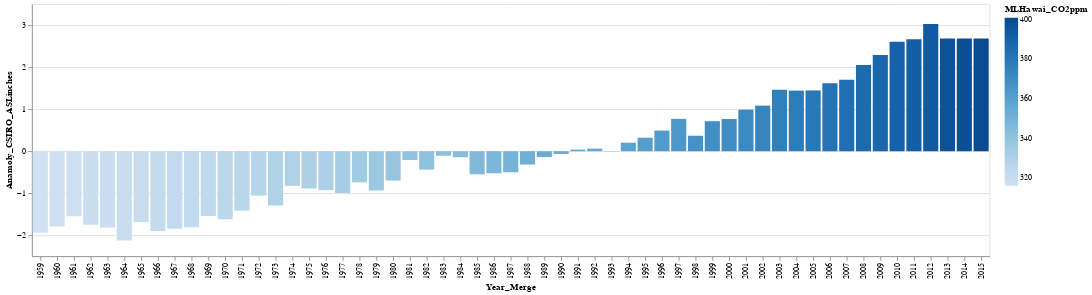

Source (notebook cell):
### Code cell
#Sea level rise Anamoly for 57 - OMIT
df_merged_final

alt.Chart(df_merged_final).mark_bar().encode(
    alt.X('Year_Merge:O', scale=alt.Scale(zero=False)),
    alt.Y('Anamoly_CSIRO_ASLinches:Q', scale=alt.Scale(zero=False, padding=1)),
    color='MLHawai_CO2ppm:Q',
    #size='Anamoly_CSIRO_ASLinches:Q'
)

### Figure 1 — Vega-Lite specification as saved in the notebook (floating-point values rounded to 4 significant figures)
{"config": {"view": {"continuousWidth": 400, "continuousHeight": 300}}, "data": {"name": "data-bec87964546378e46fc76c89abcf4b2d"}, "mark": "bar", "encoding": {"color": {"type": "quantitative", "field": "MLHawai_CO2ppm"}, "x": {"type": "ordinal", "field": "Year_Merge", "scale": {"zero": false}}, "y": {"type": "quantitative", "field": "Anamoly_CSIRO_ASLinches", "scale": {"padding": 1, "zero": false}}}, "$schema": "https://vega.github.io/schema/vega-lite/v4.8.1.json", "datasets": {"data-bec87964546378e46fc76c89abcf4b2d": [{"Year_Merge": 1959, "Rnf_MM": 54.3, "Anamoly_RnfMM": -0.6888, "Tmp_Cls": 6.752, "Anamoly_TmpCls": -0.4105, "CSIRO_ASLinches": 4.358, "Anamoly_CSIRO_ASLinches": -1.939, "MLHawai_CO2ppm": 316.0, "Anamoly_CO2ppm": -35.67}, {"Year_Merge": 1960, "Rnf_MM": 52.34, "Anamoly_RnfMM": -2.641, "Tmp_Cls": 6.788, "Anamoly_TmpCls": -0.3738, "CSIRO_ASLinches": 4.504, "Anamoly_CSIRO_ASLinches": -1.793, "MLHawai_CO2ppm": 316.9, "Anamoly_CO2ppm": -34.73}, {"Year_Merge": 1961, "Rnf_MM": 56.53, "Anamoly_RnfMM": 1.543, "Tmp_Cls": 6.538, "Anamoly_TmpCls": -0.6246, "CSIRO_ASLinches": 4.748, "Anamoly_CSIRO_ASLinches": -1.549, "MLHawai_CO2ppm": 317.6, "Anamoly_CO2ppm": -34.0}, {"Year_Merge": 1962, "Rnf_MM": 51.67, "Anamoly_RnfMM": -3.312, "Tmp_Cls": 6.968, "Anamoly_TmpCls": -0.1939, "CSIRO_ASLinches": 4.543, "Anamoly_CSIRO_ASLinches": -1.754, "MLHawai_CO2ppm": 318.4, "Anamoly_CO2ppm": -33.19}, {"Year_Merge": 1963, "Rnf_MM": 48.88, "Anamoly_RnfMM": -6.1, "Tmp_Cls": 7.108, "Anamoly_TmpCls": -0.05379, "CSIRO_ASLinches": 4.48, "Anamoly_CSIRO_ASLinches": -1.817, "MLHawai_CO2ppm": 319.0, "Anamoly_CO2ppm": -32.65}, {"Year_Merge": 1964, "Rnf_MM": 53.14, "Anamoly_RnfMM": -1.84, "Tmp_Cls": 6.357, "Anamoly_TmpCls": -0.8052, "CSIRO_ASLinches": 4.169, "Anamoly_CSIRO_ASLinches": -2.128, "MLHawai_CO2ppm": 319.6, "Anamoly_CO2ppm": -32.02}, {"Year_Merge": 1965, "Rnf_MM": 54.98, "Anamoly_RnfMM": -0.007966, "Tmp_Cls": 6.562, "Anamoly_TmpCls": -0.6001, "CSIRO_ASLinches": 4.61, "Anamoly_CSIRO_ASLinches": -1.687, "MLHawai_CO2ppm": 320.0, "Anamoly_CO2ppm": -31.6}, {"Year_Merge": 1966, "Rnf_MM": 48.79, "Anamoly_RnfMM": -6.193, "Tmp_Cls": 6.357, "Anamoly_TmpCls": -0.8049, "CSIRO_ASLinches": 4.398, "Anamoly_CSIRO_ASLinches": -1.9, "MLHawai_CO2ppm": 321.4, "Anamoly_CO2ppm": -30.26}, {"Year_Merge": 1967, "Rnf_MM": 54.02, "Anamoly_RnfMM": -0.961, "Tmp_Cls": 6.916, "Anamoly_TmpCls": -0.2466, "CSIRO_ASLinches": 4.453, "Anamoly_CSIRO_ASLinches": -1.844, "MLHawai_CO2ppm": 322.2, "Anamoly_CO2ppm": -29.48}, {"Year_Merge": 1968, "Rnf_MM": 52.78, "Anamoly_RnfMM": -2.208, "Tmp_Cls": 6.543, "Anamoly_TmpCls": -0.6193, "CSIRO_ASLinches": 4.484, "Anamoly_CSIRO_ASLinches": -1.813, "MLHawai_CO2ppm": 323.0, "Anamoly_CO2ppm": -28.6}, {"Year_Merge": 1969, "Rnf_MM": 52.82, "Anamoly_RnfMM": -2.168, "Tmp_Cls": 6.816, "Anamoly_TmpCls": -0.3459, "CSIRO_ASLinches": 4.752, "Anamoly_CSIRO_ASLinches": -1.545, "MLHawai_CO2ppm": 324.6, "Anamoly_CO2ppm": -27.02}, {"Year_Merge": 1970, "Rnf_MM": 52.84, "Anamoly_RnfMM": -2.149, "Tmp_Cls": 6.707, "Anamoly_TmpCls": -0.4553, "CSIRO_ASLinches": 4.677, "Anamoly_CSIRO_ASLinches": -1.62, "MLHawai_CO2ppm": 325.7, "Anamoly_CO2ppm": -25.96}, {"Year_Merge": 1971, "Rnf_MM": 54.01, "Anamoly_RnfMM": -0.9782, "Tmp_Cls": 6.316, "Anamoly_TmpCls": -0.8466, "CSIRO_ASLinches": 4.882, "Anamoly_CSIRO_ASLinches": -1.415, "MLHawai_CO2ppm": 326.3, "Anamoly_CO2ppm": -25.32}, {"Year_Merge": 1972, "Rnf_MM": 55.37, "Anamoly_RnfMM": 0.3863, "Tmp_Cls": 6.309, "Anamoly_TmpCls": -0.8527, "CSIRO_ASLinches": 5.24, "Anamoly_CSIRO_ASLinches": -1.057, "MLHawai_CO2ppm": 327.4, "Anamoly_CO2ppm": -24.19}, {"Year_Merge": 1973, "Rnf_MM": 60.52, "Anamoly_RnfMM": 5.536, "Tmp_Cls": 6.888, "Anamoly_TmpCls": -0.2746, "CSIRO_ASLinches": 5.004, "Anamoly_CSIRO_ASLinches": -1.293, "MLHawai_CO2ppm": 329.7, "Anamoly_CO2ppm": -21.96}, {"Year_Merge": 1974, "Rnf_MM": 53.78, "Anamoly_RnfMM": -1.21, "Tmp_Cls": 6.714, "Anamoly_TmpCls": -0.4485, "CSIRO_ASLinches": 5.472, "Anamoly_CSIRO_ASLinches": -0.8248, "MLHawai_CO2ppm": 330.2, "Anamoly_CO2ppm": -21.46}, {"Year_Merge": 1975, "Rnf_MM": 57.85, "Anamoly_RnfMM": 2.86, "Tmp_Cls": 6.302, "Anamoly_TmpCls": -0.8597, "CSIRO_ASLinches": 5.409, "Anamoly_CSIRO_ASLinches": -0.8878, "MLHawai_CO2ppm": 331.1, "Anamoly_CO2ppm": -20.56}, {"Year_Merge": 1976, "Rnf_MM": 47.51, "Anamoly_RnfMM": -7.474, "Tmp_Cls": 6.65, "Anamoly_TmpCls": -0.512, "CSIRO_ASLinches": 5.37, "Anamoly_CSIRO_ASLinches": -0.9271, "MLHawai_CO2ppm": 332.1, "Anamoly_CO2ppm": -19.59}, {"Year_Merge": 1977, "Rnf_MM": 54.33, "Anamoly_RnfMM": -0.6563, "Tmp_Cls": 7.309, "Anamoly_TmpCls": 0.1469, "CSIRO_ASLinches": 5.303, "Anamoly_CSIRO_ASLinches": -0.9941, "MLHawai_CO2ppm": 333.8, "Anamoly_CO2ppm": -17.86}, {"Year_Merge": 1978, "Rnf_MM": 53.98, "Anamoly_RnfMM": -1.008, "Tmp_Cls": 6.928, "Anamoly_TmpCls": -0.2342, "CSIRO_ASLinches": 5.555, "Anamoly_CSIRO_ASLinches": -0.7421, "MLHawai_CO2ppm": 335.4, "Anamoly_CO2ppm": -16.23}, {"Year_Merge": 1979, "Rnf_MM": 58.36, "Anamoly_RnfMM": 3.37, "Tmp_Cls": 6.689, "Anamoly_TmpCls": -0.4732, "CSIRO_ASLinches": 5.362, "Anamoly_CSIRO_ASLinches": -0.935, "MLHawai_CO2ppm": 336.8, "Anamoly_CO2ppm": -14.86}, {"Year_Merge": 1980, "Rnf_MM": 51.57, "Anamoly_RnfMM": -3.414, "Tmp_Cls": 7.156, "Anamoly_TmpCls": -0.006148, "CSIRO_ASLinches": 5.598, "Anamoly_CSIRO_ASLinches": -0.6988, "MLHawai_CO2ppm": 338.7, "Anamoly_CO2ppm": -12.96}, {"Year_Merge": 1981, "Rnf_MM": 54.8, "Anamoly_RnfMM": -0.1876, "Tmp_Cls": 7.861, "Anamoly_TmpCls": 0.6986, "CSIRO_ASLinches": 6.087, "Anamoly_CSIRO_ASLinches": -0.2106, "MLHawai_CO2ppm": 340.1, "Anamoly_CO2ppm": -11.54}, {"Year_Merge": 1982, "Rnf_MM": 60.98, "Anamoly_RnfMM": 5.991, "Tmp_Cls": 6.478, "Anamoly_TmpCls": -0.6837, "CSIRO_ASLinches": 5.858, "Anamoly_CSIRO_ASLinches": -0.4389, "MLHawai_CO2ppm": 341.4, "Anamoly_CO2ppm": -10.2}, {"Year_Merge": 1983, "Rnf_MM": 60.6, "Anamoly_RnfMM": 5.612, "Tmp_Cls": 6.971, "Anamoly_TmpCls": -0.191, "CSIRO_ASLinches": 6.189, "Anamoly_CSIRO_ASLinches": -0.1082, "MLHawai_CO2ppm": 343.0, "Anamoly_CO2ppm": -8.607}, {"Year_Merge": 1984, "Rnf_MM": 55.44, "Anamoly_RnfMM": 0.4597, "Tmp_Cls": 6.77, "Anamoly_TmpCls": -0.392, "CSIRO_ASLinches": 6.154, "Anamoly_CSIRO_ASLinches": -0.1437, "MLHawai_CO2ppm": 344.6, "Anamoly_CO2ppm": -7.057}, {"Year_Merge": 1985, "Rnf_MM": 55.14, "Anamoly_RnfMM": 0.152, "Tmp_Cls": 6.578, "Anamoly_TmpCls": -0.5837, "CSIRO_ASLinches": 5.748, "Anamoly_CSIRO_ASLinches": -0.5492, "MLHawai_CO2ppm": 346.0, "Anamoly_CO2ppm": -5.597}, {"Year_Merge": 1986, "Rnf_MM": 56.68, "Anamoly_RnfMM": 1.699, "Tmp_Cls": 7.542, "Anamoly_TmpCls": 0.3797, "CSIRO_ASLinches": 5.772, "Anamoly_CSIRO_ASLinches": -0.5256, "MLHawai_CO2ppm": 347.4, "Anamoly_CO2ppm": -4.247}, {"Year_Merge": 1987, "Rnf_MM": 52.63, "Anamoly_RnfMM": -2.354, "Tmp_Cls": 7.718, "Anamoly_TmpCls": 0.556, "CSIRO_ASLinches": 5.795, "Anamoly_CSIRO_ASLinches": -0.5019, "MLHawai_CO2ppm": 349.2, "Anamoly_CO2ppm": -2.477}, {"Year_Merge": 1988, "Rnf_MM": 47.88, "Anamoly_RnfMM": -7.108, "Tmp_Cls": 7.334, "Anamoly_TmpCls": 0.1723, "CSIRO_ASLinches": 5.98, "Anamoly_CSIRO_ASLinches": -0.3169, "MLHawai_CO2ppm": 351.6, "Anamoly_CO2ppm": -0.07719}, {"Year_Merge": 1989, "Rnf_MM": 54.38, "Anamoly_RnfMM": -0.6059, "Tmp_Cls": 6.853, "Anamoly_TmpCls": -0.3093, "CSIRO_ASLinches": 6.157, "Anamoly_CSIRO_ASLinches": -0.1397, "MLHawai_CO2ppm": 353.1, "Anamoly_CO2ppm": 1.433}, {"Year_Merge": 1990, "Rnf_MM": 59.24, "Anamoly_RnfMM": 4.254, "Tmp_Cls": 7.451, "Anamoly_TmpCls": 0.2891, "CSIRO_ASLinches": 6.232, "Anamoly_CSIRO_ASLinches": -0.06493, "MLHawai_CO2ppm": 354.4, "Anamoly_CO2ppm": 2.713}, {"Year_Merge": 1991, "Rnf_MM": 56.85, "Anamoly_RnfMM": 1.863, "Tmp_Cls": 7.566, "Anamoly_TmpCls": 0.4037, "CSIRO_ASLinches": 6.335, "Anamoly_CSIRO_ASLinches": 0.03744, "MLHawai_CO2ppm": 355.6, "Anamoly_CO2ppm": 3.933}, {"Year_Merge": 1992, "Rnf_MM": 56.48, "Anamoly_RnfMM": 1.499, "Tmp_Cls": 7.069, "Anamoly_TmpCls": -0.09295, "CSIRO_ASLinches": 6.358, "Anamoly_CSIRO_ASLinches": 0.06106, "MLHawai_CO2ppm": 356.4, "Anamoly_CO2ppm": 4.743}, {"Year_Merge": 1993, "Rnf_MM": 58.93, "Anamoly_RnfMM": 3.948, "Tmp_Cls": 7.096, "Anamoly_TmpCls": -0.06578, "CSIRO_ASLinches": 6.291, "Anamoly_CSIRO_ASLinches": -0.005871, "MLHawai_CO2ppm": 357.1, "Anamoly_CO2ppm": 5.433}, {"Year_Merge": 1994, "Rnf_MM": 55.55, "Anamoly_RnfMM": 0.5642, "Tmp_Cls": 7.377, "Anamoly_TmpCls": 0.2148, "CSIRO_ASLinches": 6.5, "Anamoly_CSIRO_ASLinches": 0.2028, "MLHawai_CO2ppm": 358.8, "Anamoly_CO2ppm": 7.183}, {"Year_Merge": 1995, "Rnf_MM": 56.57, "Anamoly_RnfMM": 1.586, "Tmp_Cls": 7.484, "Anamoly_TmpCls": 0.3218, "CSIRO_ASLinches": 6.618, "Anamoly_CSIRO_ASLinches": 0.3209, "MLHawai_CO2ppm": 360.8, "Anamoly_CO2ppm": 9.163}, {"Year_Merge": 1996, "Rnf_MM": 58.43, "Anamoly_RnfMM": 3.441, "Tmp_Cls": 6.731, "Anamoly_TmpCls": -0.4315, "CSIRO_ASLinches": 6.787, "Anamoly_CSIRO_ASLinches": 0.4902, "MLHawai_CO2ppm": 362.6, "Anamoly_CO2ppm": 10.95}, {"Year_Merge": 1997, "Rnf_MM": 55.71, "Anamoly_RnfMM": 0.7273, "Tmp_Cls": 7.091, "Anamoly_TmpCls": -0.07145, "CSIRO_ASLinches": 7.067, "Anamoly_CSIRO_ASLinches": 0.7697, "MLHawai_CO2ppm": 363.7, "Anamoly_CO2ppm": 12.07}, {"Year_Merge": 1998, "Rnf_MM": 59.98, "Anamoly_RnfMM": 4.991, "Tmp_Cls": 8.098, "Anamoly_TmpCls": 0.9355, "CSIRO_ASLinches": 6.665, "Anamoly_CSIRO_ASLinches": 0.3681, "MLHawai_CO2ppm": 366.6, "Anamoly_CO2ppm": 15.01}, {"Year_Merge": 1999, "Rnf_MM": 51.96, "Anamoly_RnfMM": -3.029, "Tmp_Cls": 7.287, "Anamoly_TmpCls": 0.1244, "CSIRO_ASLinches": 7.012, "Anamoly_CSIRO_ASLinches": 0.7146, "MLHawai_CO2ppm": 368.3, "Anamoly_CO2ppm": 16.69}, {"Year_Merge": 2000, "Rnf_MM": 52.33, "Anamoly_RnfMM": -2.657, "Tmp_Cls": 7.496, "Anamoly_TmpCls": 0.3342, "CSIRO_ASLinches": 7.063, "Anamoly_CSIRO_ASLinches": 0.7658, "MLHawai_CO2ppm": 369.5, "Anamoly_CO2ppm": 17.88}, {"Year_Merge": 2001, "Rnf_MM": 52.54, "Anamoly_RnfMM": -2.448, "Tmp_Cls": 7.633, "Anamoly_TmpCls": 0.4711, "CSIRO_ASLinches": 7.287, "Anamoly_CSIRO_ASLinches": 0.9902, "MLHawai_CO2ppm": 371.1, "Anamoly_CO2ppm": 19.49}, {"Year_Merge": 2002, "Rnf_MM": 52.22, "Anamoly_RnfMM": -2.761, "Tmp_Cls": 7.795, "Anamoly_TmpCls": 0.6328, "CSIRO_ASLinches": 7.382, "Anamoly_CSIRO_ASLinches": 1.085, "MLHawai_CO2ppm": 373.2, "Anamoly_CO2ppm": 21.58}, {"Year_Merge": 2003, "Rnf_MM": 54.82, "Anamoly_RnfMM": -0.1645, "Tmp_Cls": 7.73, "Anamoly_TmpCls": 0.5677, "CSIRO_ASLinches": 7.76, "Anamoly_CSIRO_ASLinches": 1.463, "MLHawai_CO2ppm": 375.8, "Anamoly_CO2ppm": 24.13}, {"Year_Merge": 2004, "Rnf_MM": 58.26, "Anamoly_RnfMM": 3.275, "Tmp_Cls": 7.714, "Anamoly_TmpCls": 0.5514, "CSIRO_ASLinches": 7.74, "Anamoly_CSIRO_ASLinches": 1.443, "MLHawai_CO2ppm": 377.5, "Anamoly_CO2ppm": 25.85}, {"Year_Merge": 2005, "Rnf_MM": 54.75, "Anamoly_RnfMM": -0.2321, "Tmp_Cls": 7.931, "Anamoly_TmpCls": 0.7689, "CSIRO_ASLinches": 7.744, "Anamoly_CSIRO_ASLinches": 1.447, "MLHawai_CO2ppm": 379.8, "Anamoly_CO2ppm": 28.16}, {"Year_Merge": 2006, "Rnf_MM": 53.84, "Anamoly_RnfMM": -1.14, "Tmp_Cls": 7.972, "Anamoly_TmpCls": 0.8096, "CSIRO_ASLinches": 7.917, "Anamoly_CSIRO_ASLinches": 1.62, "MLHawai_CO2ppm": 381.9, "Anamoly_CO2ppm": 30.26}, {"Year_Merge": 2007, "Rnf_MM": 51.98, "Anamoly_RnfMM": -3.001, "Tmp_Cls": 7.879, "Anamoly_TmpCls": 0.7173, "CSIRO_ASLinches": 7.996, "Anamoly_CSIRO_ASLinches": 1.699, "MLHawai_CO2ppm": 383.8, "Anamoly_CO2ppm": 32.12}, {"Year_Merge": 2008, "Rnf_MM": 55.85, "Anamoly_RnfMM": 0.8619, "Tmp_Cls": 6.99, "Anamoly_TmpCls": -0.1719, "CSIRO_ASLinches": 8.35, "Anamoly_CSIRO_ASLinches": 2.053, "MLHawai_CO2ppm": 385.6, "Anamoly_CO2ppm": 33.95}, {"Year_Merge": 2009, "Rnf_MM": 56.33, "Anamoly_RnfMM": 1.343, "Tmp_Cls": 7.167, "Anamoly_TmpCls": 0.005276, "CSIRO_ASLinches": 8.587, "Anamoly_CSIRO_ASLinches": 2.289, "MLHawai_CO2ppm": 387.4, "Anamoly_CO2ppm": 35.73}, {"Year_Merge": 2010, "Rnf_MM": 55.44, "Anamoly_RnfMM": 0.4514, "Tmp_Cls": 7.591, "Anamoly_TmpCls": 0.4292, "CSIRO_ASLinches": 8.902, "Anamoly_CSIRO_ASLinches": 2.604, "MLHawai_CO2ppm": 389.9, "Anamoly_CO2ppm": 38.21}, {"Year_Merge": 2011, "Rnf_MM": 56.06, "Anamoly_RnfMM": 1.079, "Tmp_Cls": 7.548, "Anamoly_TmpCls": 0.386, "CSIRO_ASLinches": 8.965, "Anamoly_CSIRO_ASLinches": 2.667, "MLHawai_CO2ppm": 391.6, "Anamoly_CO2ppm": 39.99}, {"Year_Merge": 2012, "Rnf_MM": 52.16, "Anamoly_RnfMM": -2.829, "Tmp_Cls": 8.174, "Anamoly_TmpCls": 1.012, "CSIRO_ASLinches": 9.327, "Anamoly_CSIRO_ASLinches": 3.03, "MLHawai_CO2ppm": 393.8, "Anamoly_CO2ppm": 42.18}, {"Year_Merge": 2013, "Rnf_MM": 58.49, "Anamoly_RnfMM": 3.506, "Tmp_Cls": 7.329, "Anamoly_TmpCls": 0.1673, "CSIRO_ASLinches": 8.98, "Anamoly_CSIRO_ASLinches": 2.683, "MLHawai_CO2ppm": 396.5, "Anamoly_CO2ppm": 44.84}, {"Year_Merge": 2014, "Rnf_MM": 57.03, "Anamoly_RnfMM": 2.047, "Tmp_Cls": 7.782, "Anamoly_TmpCls": 0.6203, "CSIRO_ASLinches": 8.98, "Anamoly_CSIRO_ASLinches": 2.683, "MLHawai_CO2ppm": 398.6, "Anamoly_CO2ppm": 46.97}, {"Year_Merge": 2015, "Rnf_MM": 63.47, "Anamoly_RnfMM": 8.481, "Tmp_Cls": 8.481, "Anamoly_TmpCls": 1.319, "CSIRO_ASLinches": 8.98, "Anamoly_CSIRO_ASLinches": 2.683, "MLHawai_CO2ppm": 400.8, "Anamoly_CO2ppm": 49.19}]}}
